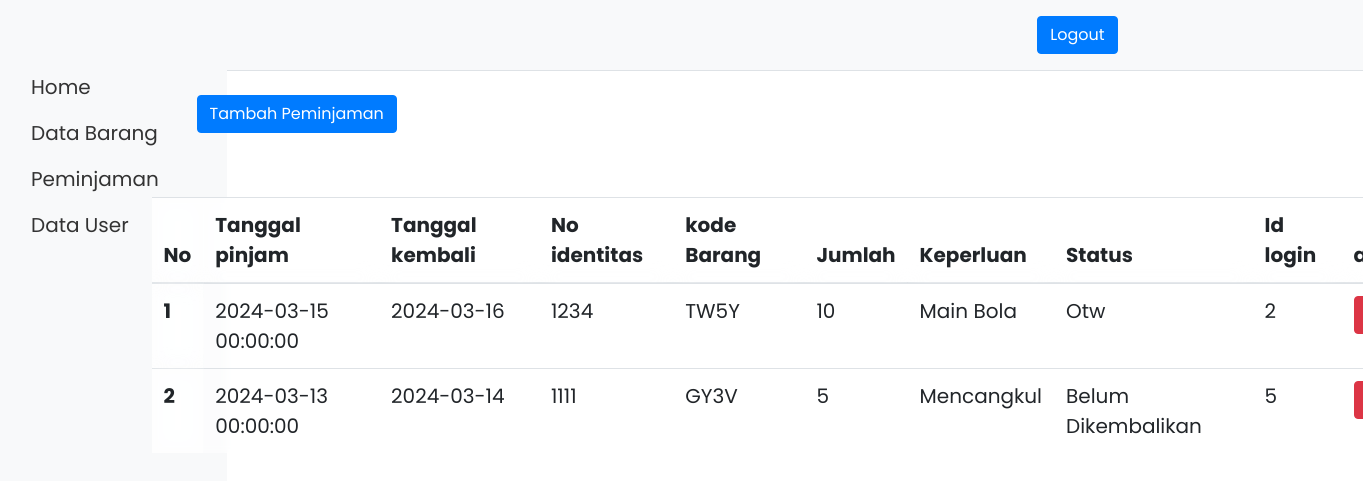
The page /peminjam.php (signed in) on the database its author committed.
### tables this page shows
CREATE TABLE `peminjaman` (
  `id` int(11) NOT NULL,
  `tgl_pinjam` datetime NOT NULL,
  `tgl_kembali` varchar(20) DEFAULT NULL,
  `no_identitas` varchar(255) NOT NULL,
  `kode_barang` varchar(255) NOT NULL,
  `jumlah` int(11) NOT NULL,
  `keperluan` varchar(255) NOT NULL,
  `status` varchar(255) NOT NULL,
  `id_login` int(11) NOT NULL
);

### database.php (called while the page is built, shortened)
<?php
$koneksi = mysqli_connect(DB_HOST, DB_USER, DB_PASS, DB_NAME) or die("Gagal terhubung dengan Database: " . mysqli_error($dbconnect));
function tampildata($query)
{
    global $koneksi;
    $hasil = mysqli_query($koneksi, $query);
    $rows = [];
    while ($row = mysqli_fetch_assoc($hasil)) {
        $rows[] = $row;
    }
    return $rows;
}

### peminjam.php (the view, shortened to what this page needs)
<?php
require_once('database.php');
$data = tampildata(
    "SELECT peminjaman.id, peminjaman.tgl_pinjam, peminjaman.tgl_kembali, peminjaman.no_identitas,
peminjaman.kode_barang, peminjaman.jumlah, peminjaman.keperluan, peminjaman.status,peminjaman.id_login
FROM peminjaman
INNER JOIN barang ON peminjaman.kode_barang = barang.kode_barang
INNER JOIN user ON peminjaman.id_login = user.id
"
);
$nomor = 0;
?>
<?php
include_once("database.php");
?>
<!DOCTYPE html>
<html lang="en">
<head>
    <link href="https://stackpath.bootstrapcdn.com/bootstrap/4.5.2/css/bootstrap.min.css" rel="stylesheet">
    <link rel="stylesheet" href="https://cdn.jsdelivr.net/npm/bootstrap-icons@1.11.3/font/bootstrap-icons.min.css">
</head>
<body>
    <header class="d-flex flex-wrap align-items-center justify-content-center justify-content-md-between py-3 mb-4 border-bottom">
        <a href="/" class="d-flex align-items-center col-md-3 mb-2 mb-md-0 text-dark text-decoration-none">
        </a>
        <div class="col-md-3 text-end">
            <a role="button" class="btn btn-primary" href="logout.php">Logout</a>
        </div>
    </header>
    <div class="container">
        <div class="row">
            <div class="col-lg-2 sidebar">
                <ul class="nav flex-column">
                    <li class="nav-item">
                        <a class="nav-link active" href="home.php">Home</a>
                    </li>
                    <li class="nav-item">
                        <a class="nav-link" href="data_barang.php">Data Barang</a>
                    </li>
                    <li class="nav-item">
                        <a class="nav-link" href="Peminjam.php">Peminjaman</a>
                    </li>
                    <li class="nav-item">
                        <a class="nav-link" href="data_user.php">Data User</a>
                    </li>
                </ul>
            </div>
            <div class="col-lg-12">
                <div class="tables">
                    <button type="button" class="btn btn-primary" data-toggle="modal" data-target="#exampleModal">
                        Tambah Peminjaman
                    </button>
                </div>
            </div>
        </div>
        <div class="container mt-4  ">
            <div class="cobtainer">
                <table class="table">
                    <thead>
                        <tr>
                            <th scope="col">No</th>
                            <th scope="col">Tanggal pinjam</th>
                            <th scope="col">Tanggal kembali</th>
                            <th scope="col">No identitas</th>
                            <th scope="col">kode Barang</th>
                            <th scope="col">Jumlah</th>
                            <th scope="col">Keperluan</th>
                            <th scope="col">Status</th>
                            <th scope="col">Id login</th>
                            <th scope="col">action</th>
                        </tr>
                    </thead>
                    <tbody>
                        <?php foreach ($data as $note) : ?>
                            <?php $nomor++; ?>
                            <tr>
                                <th scope="row"><?= $nomor; ?></th>
                                <td><?= $note["tgl_pinjam"]; ?></td>
                                <td><?= $note["tgl_kembali"]; ?></td>
                                <td><?= $note["no_identitas"]; ?></td>
                                <td><?= $note["kode_barang"]; ?></td>
                                <td><?= $note["jumlah"]; ?></td>
                                <td><?= $note["keperluan"]; ?></td>
                                <td><?= $note["status"]; ?></td>
                                <td><?= $note["id_login"]; ?></td>
                                <td>
                                    <div class="row">
                                        <div class="col-4">
                                            <a href="javascript:hapusData(<?php echo $note['id']; ?>)" class="btn btn-danger"><i class="bi bi-trash"></i></a>
                                        </div>
                                    </div>
                                </td>
                            </tr>
                        <?php endforeach ?>
                    </tbody>
                </table>
            </div>
        </div>
    </div>
</body>
</html>

### peminjam.php (style rules this page uses)
body { background-image: url("sou1.png"); font-family: "poppins", sans-serif; font-size: 20px; }
.table { margin-top: 20px; position: absolute; align-items: center; width: 160svh; height: 100px; margin-left: 10px; background-color: rgba(255, 255, 255, 0.5); backdrop-filter: blur(5px); }
.table th, .td { background-color: rgba(255, 255, 255, 0.5); backdrop-filter: blur(10px); }
.tables { margin-left: 70px; margin-bottom: 20px; }
.sidebar { background-color: #f8f9fa; height: 100vh; position: fixed; top: 0; left: 0; padding-top: 4rem; }
.sidebar ul.nav { padding-left: 0; }
.sidebar .nav-link { padding: 0.5rem 1rem; color: #333; }
header { border-bottom: 1px solid #333; background-color: #f8f9fa; }

### rows shown on the page
peminjaman: tgl_pinjam "2024-03-15 00:00:00", tgl_kembali "2024-03-16", no_identitas "1234", kode_barang "TW5Y", jumlah "10", keperluan "Main Bola", status "Otw", id_login "2"
peminjaman: tgl_pinjam "2024-03-13 00:00:00", tgl_kembali "2024-03-14", no_identitas "1111", kode_barang "GY3V", jumlah "5", keperluan "Mencangkul", status "Belum Dikembalikan", id_login "5"
